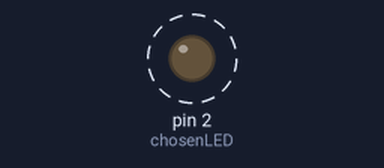
A sketch run on a simulated Arduino Uno, built with avr-gcc and run on an emulated ATmega328P. Parts: output pins drawn as LEDs (lit = HIGH). Dashed ring = blinking.

Above: at 0.3 s.
Timing chart, 0 to 3.0 s (numbered marks = the images above):
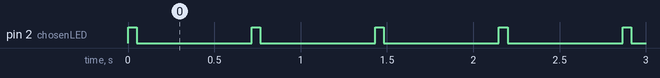

Measured:
- by itself, pin 2 (chosenLED): alternates HIGH for 0.05 s and LOW for 0.67 s

The sketch:

only1led.ino
```cpp
const short fDelay = 666;//==>90 BPM
const short ledUpTime = 50;
const short chosenLED = 2;
void setup() {pinMode(chosenLED, OUTPUT);}
void loop() {digitalWrite(chosenLED, HIGH);delay(ledUpTime);digitalWrite(chosenLED, LOW);delay(fDelay);}
```
